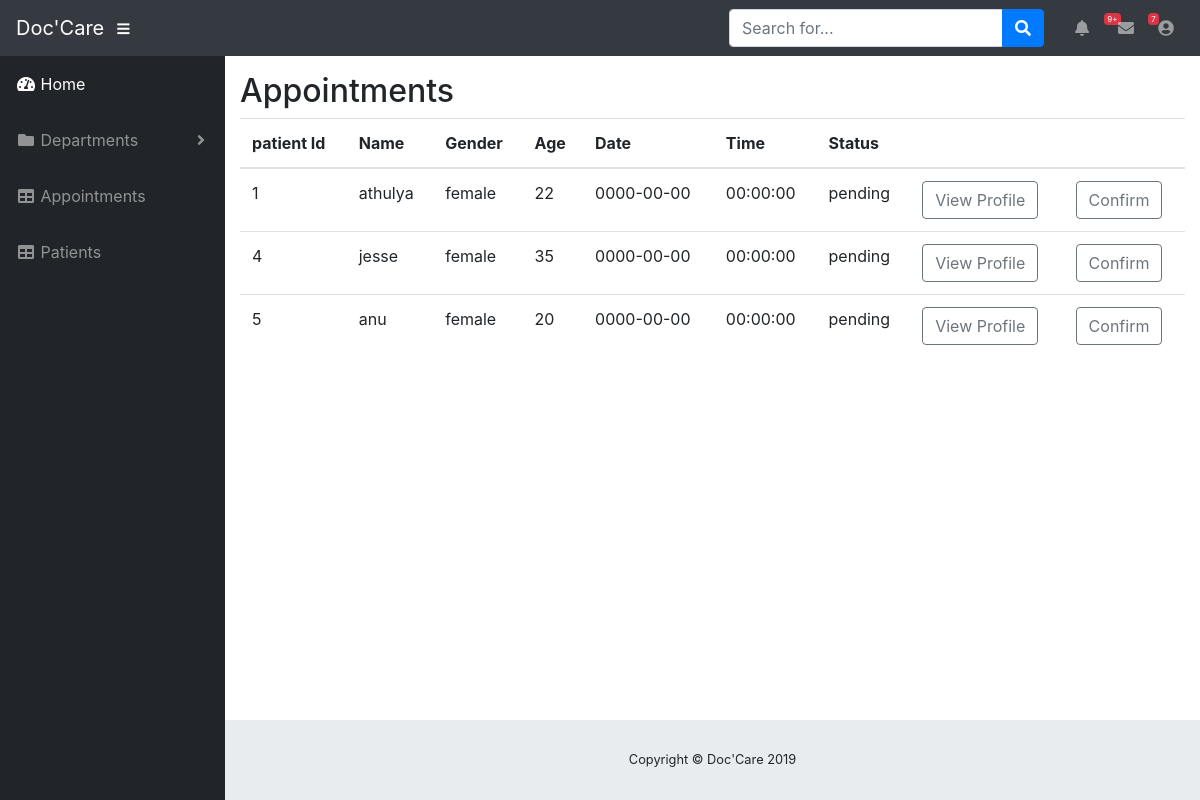
Page /doctor_appointments.php on the committed database.
### tables this page shows
CREATE TABLE `patient_registration` (
  `patient_id` int(11) NOT NULL,
  `first_name` varchar(50) NOT NULL,
  `last_name` varchar(50) NOT NULL,
  `gender` varchar(50) NOT NULL,
  `age` int(11) NOT NULL,
  `email` varchar(50) NOT NULL,
  `mobile` bigint(20) NOT NULL,
  `address` varchar(200) NOT NULL,
  `id_card_no` varchar(50) NOT NULL,
  `medical_history` varchar(200) NOT NULL,
  `username` varchar(50) NOT NULL,
  `password` varchar(50) NOT NULL,
  `apoint_date` date NOT NULL,
  `appoint_time` time NOT NULL,
  `appoint_doctor` varchar(50) NOT NULL,
  `appoint_status` varchar(50) NOT NULL DEFAULT 'pending'
);

### doctor_appointments.php (the view)
<?php include('doctor_header.php');?>
<table class="container-fluid table">
      <thead>
          <h2>Appointments</h2>
         <tr>
             <th>patient Id</th>
             <th>Name</th>
             <th>Gender</th>
             <th>Age</th>
             <th>Date</th>
             <th>Time</th>
             <th>Status</th>
             <th></th>
             <th></th>
         </tr>
    </thead>
    <tbody>
    <?php
                      $var=$_SESSION['doctor_name'];
					  require_once  'connection.php';
					  $sql = "select * from patient_registration where appoint_doctor='".$var."'";
					  $result = mysqli_query($conn,$sql);
					  while($row = mysqli_fetch_assoc($result))
					  {
						  ?>
      <tr>
        <td><?php echo $row['patient_id']; ?></td>
        <td><?php echo $row['first_name']; ?></td>
        <td><?php echo $row['gender']; ?></td>
        <td><?php echo $row['age']; ?></td>
        <td><?php echo $row['apoint_date']; ?></td>
        <td><?php echo $row['appoint_time']; ?></td>
        <td><?php echo $row['appoint_status']; ?></td>
        <td><a href="admin_doc_profile.php?id=<?php echo $row['patient_id']; ?>" class="btn btn-outline-secondary  btn-arrow-right" role="button">View Profile</a></td></td>
        <td><a href="doctor_confrm_appoint.php?id=<?php echo $row['patient_id']; ?>" class="btn btn-outline-secondary  btn-arrow-right" role="button">Confirm</a></td></td>
        </tr>
        <?php
					  }
					  ?>
    </tbody>
  </table>
<?php include('doctor_footer.php');?>

### rows in the picture
patient_registration: patient_id "1", first_name "athulya", gender "female", age "22", apoint_date "0000-00-00", appoint_time "00:00:00", appoint_status "pending"
patient_registration: patient_id "4", first_name "jesse", gender "female", age "35", apoint_date "0000-00-00", appoint_time "00:00:00", appoint_status "pending"
patient_registration: patient_id "5", first_name "anu", gender "female", age "20", apoint_date "0000-00-00", appoint_time "00:00:00", appoint_status "pending"
